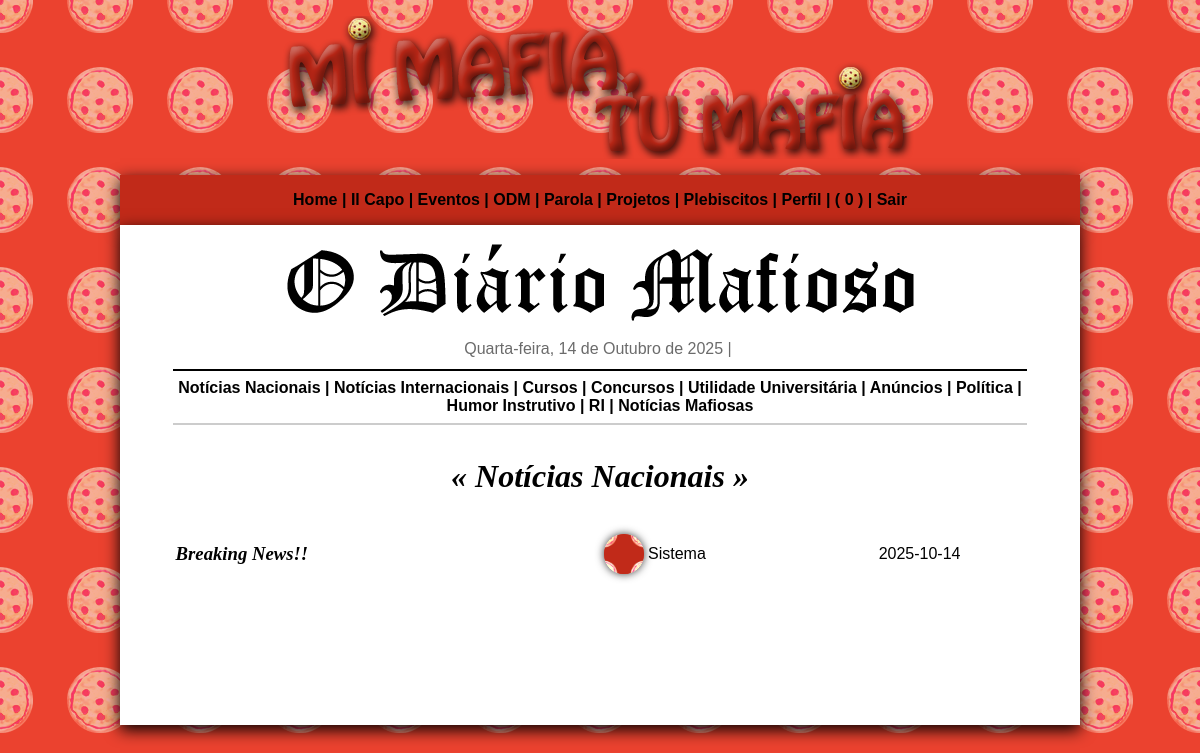
Screenshot of /odmareas.php?a=nn (signed in) with the database file from the repository.
### tables this page shows
CREATE TABLE `posts` (
  `id_post` int(11) NOT NULL,
  `tit_post` varchar(200) NOT NULL,
  `text_post` text NOT NULL,
  `creat_post` varchar(200) NOT NULL,
  `date_post` varchar(20) NOT NULL,
  `totutil_post` varchar(200) NOT NULL,
  `cat_post` varchar(200) NOT NULL,
  `font_post` text NOT NULL,
  `vis_post` int(11) NOT NULL,
  `util_post` int(11) NOT NULL,
  `inutil_post` int(11) NOT NULL
);

### areas.php (called while the page is built, shortened)
<?php
switch($area){
	case 'nn':
		$area_text = 'Notícias Nacionais';
	break;
}
?>

### odmareas.php (the view, shortened to what this page needs)
<?php
include('conectar.php');
$area = $_GET['a'] ?? '';
include('areas.php');
?>
<!DOCTYPE html PUBLIC "-//W3C//DTD XHTML 1.0 Transitional//EN" "http://www.w3.org/TR/xhtml1/DTD/xhtml1-transitional.dtd">
<html xmlns="http://www.w3.org/1999/xhtml">
<head>
<link rel="stylesheet" href="css/geral.css" type="text/css" />
</head>
<body leftmargin="0" topmargin="0" background="img/back2.png">
<table cellpadding="0" cellspacing="0" width="100%" border="0">
  <tr>
    <td width="10%">&nbsp;</td>
    <td align="center" valign="bottom"><p><img src="img/tit.png"></p></td>
    <td width="10%">&nbsp;</td>
  </tr>
  <tr>
    <td>&nbsp;</td>
    <td bgcolor="#c12a19" align="center" style="box-shadow: 0px 5px 15px #000;" height="50"><?php include ('menu.php');?></td>
    <td>&nbsp;</td>
  </tr>
  <tr>
    <td>&nbsp;</td>
    <td bgcolor="#FFFFFF" style="box-shadow: 0px 5px 15px #000;" height="500" valign="top">
<table width="100%" border="0">
      <?php include ('headodm.php');?>
      <tr>
      <td>&nbsp;</td>
      <td align="center" valign="top">
      <font face="Georgia, Times New Roman, Times, serif"><h1><i>&laquo; <?=$area_text?> &raquo;</i></h1></font>
      </td>
      <td>&nbsp;</td>
      </tr>
      <?php
        $query_popost = "SELECT * FROM posts WHERE cat_post = ? ORDER BY id_post DESC";
        $stmt_popost = $conexao->prepare($query_popost);
        $stmt_popost->bind_param("s", $area);
        $stmt_popost->execute();
        $rs_popost = $stmt_popost->get_result();
        $npopost = $rs_popost->num_rows;
        if($npopost == 0){
      ?>
      <tr>
      <td>&nbsp;</td>
      <td align="center" style="font-family:Georgia, 'Times New Roman', Times, serif;"><i>
      <h3>Ainda não há nenhum artigo nesta seção!</h3>
      </i>
      </td>
      <td>&nbsp;</td>
      </tr>
      <?php
        }else{
		      while($popost_info = $rs_popost->fetch_assoc()){
                $id_popost	     = $popost_info['id_post'];
                $tit_popost      = $popost_info['tit_post'];
                $creat_popost	   = $popost_info['creat_post'];
                $date_popost	   = $popost_info['date_post'];
                $query_popostu = "SELECT * FROM user WHERE id_user = ?";
                $stmt_popostu = $conexao->prepare($query_popostu);
                $stmt_popostu->bind_param("s", $creat_popost);
                $stmt_popostu->execute();
                $rs_popostu = $stmt_popostu->get_result();
                $popostu_info = $rs_popostu->fetch_assoc();
                $photo_popost	   = $popostu_info['photo_user'] ?? 'back.png';
                $nom_popost		   = $popostu_info['nome_user'] ?? 'Sistema';
                $sobnom_popost	 = $popostu_info['sobrenome_user'] ?? '';
		  ?>
      <tr>
      <td>&nbsp;</td>
      <td>
      <table border="0" width="100%">
      <tr>
      <td style="font-family:Georgia, 'Times New Roman', Times, serif;" width="50%">
      <h3>
        <a href="readpost.php?i=<?=$id_popost;?>"><i><b>
        <?php
          if($tit_popost == ''){
            echo 'Sem título';
          }else{
            echo $tit_popost;
          }?>
        </b></i></a>
      </h3>
      </td>
      <td width="25%">
      <table border="0" width="100%">
      <tr>
      <td width="13%">
        <?php if($nom_popost != ''){ ?>
        <a href="<?=($creat_popost != 0) ? "perfil.php?p=$creat_popost" : "#"?>"><img src="photos/user/<?=$photo_popost;?>" alt="" style="width: 40px;
          height: 40px;
          border-radius: 40px;
          -webkit-border-radius: 50px;
          -moz-border-radius: 50px;
          background: url(photos/user/<?=$photo_popost?>);
          background-size:contain;
          box-shadow: 0 0 8px rgba(0, 0, 0, .8);
          -webkit-box-shadow: 0 0 8px rgba(0, 0, 0, .8);
          -moz-box-shadow: 0 0 8px rgba(0, 0, 0, .8);" />
        <?php } ?></a></td>
      <td width="87%">
      <?php if($nom_popost == ''){ echo 'Sistema'; }else{ ?><font style="text-transform:capitalize;"><?=$nom_popost?> <?=$sobnom_popost?></font><?php } ?>
      </td>
      </tr>
      </table>
      <td width="25%" align="center">
      <?=$date_popost;?>
      </td>
      </tr>
      </table>
      </td>
      </tr>
      <?php
		  }
}
	  ?>
      </table>
      </td>
      <td>&nbsp;</td>
      </tr>
    </table>
</body>
</html>

### css/geral.css (style rules this page uses)
body { font-family:Verdana, Geneva, sans-serif; }
a { text-decoration:none; color:#000; }

### rows the page displays
posts: tit_post "Breaking News!!", nom_popost "Sistema", date_post "2025-10-14"

### other values shown
$area_text "Notícias Nacionais"
